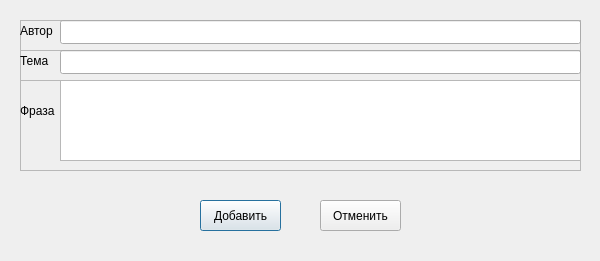
<?xml version="1.0" encoding="UTF-8"?>
<ui version="4.0">
 <class>AddItemDialog</class>
 <widget class="QDialog" name="AddItemDialog">
  <property name="geometry">
   <rect>
    <x>0</x>
    <y>0</y>
    <width>600</width>
    <height>261</height>
   </rect>
  </property>
  <property name="minimumSize">
   <size>
    <width>600</width>
    <height>261</height>
   </size>
  </property>
  <property name="maximumSize">
   <size>
    <width>600</width>
    <height>261</height>
   </size>
  </property>
  <property name="windowTitle">
   <string>Добавление фразы</string>
  </property>
  <property name="windowIcon">
   <iconset resource="resources.qrc">
    <normaloff>:/Resources/window-icon.png</normaloff>:/Resources/window-icon.png</iconset>
  </property>
  <widget class="QFrame" name="editFrame">
   <property name="geometry">
    <rect>
     <x>20</x>
     <y>20</y>
     <width>561</width>
     <height>151</height>
    </rect>
   </property>
   <property name="frameShape">
    <enum>QFrame::StyledPanel</enum>
   </property>
   <property name="frameShadow">
    <enum>QFrame::Raised</enum>
   </property>
   <widget class="QFrame" name="authorFrame">
    <property name="geometry">
     <rect>
      <x>0</x>
      <y>0</y>
      <width>561</width>
      <height>31</height>
     </rect>
    </property>
    <property name="frameShape">
     <enum>QFrame::StyledPanel</enum>
    </property>
    <property name="frameShadow">
     <enum>QFrame::Raised</enum>
    </property>
    <widget class="QLabel" name="authorLabel">
     <property name="geometry">
      <rect>
       <x>0</x>
       <y>0</y>
       <width>41</width>
       <height>21</height>
      </rect>
     </property>
     <property name="text">
      <string>Автор</string>
     </property>
    </widget>
    <widget class="QLineEdit" name="authorLineEdit">
     <property name="geometry">
      <rect>
       <x>40</x>
       <y>0</y>
       <width>521</width>
       <height>24</height>
      </rect>
     </property>
    </widget>
   </widget>
   <widget class="QFrame" name="themeFrame">
    <property name="geometry">
     <rect>
      <x>0</x>
      <y>30</y>
      <width>561</width>
      <height>31</height>
     </rect>
    </property>
    <property name="frameShape">
     <enum>QFrame::StyledPanel</enum>
    </property>
    <property name="frameShadow">
     <enum>QFrame::Raised</enum>
    </property>
    <widget class="QLabel" name="themeLabel">
     <property name="geometry">
      <rect>
       <x>0</x>
       <y>0</y>
       <width>31</width>
       <height>21</height>
      </rect>
     </property>
     <property name="text">
      <string>Тема</string>
     </property>
    </widget>
    <widget class="QLineEdit" name="themeLineEdit">
     <property name="geometry">
      <rect>
       <x>40</x>
       <y>0</y>
       <width>521</width>
       <height>24</height>
      </rect>
     </property>
    </widget>
   </widget>
   <widget class="QFrame" name="phraseFrame">
    <property name="geometry">
     <rect>
      <x>0</x>
      <y>60</y>
      <width>561</width>
      <height>91</height>
     </rect>
    </property>
    <property name="frameShape">
     <enum>QFrame::StyledPanel</enum>
    </property>
    <property name="frameShadow">
     <enum>QFrame::Raised</enum>
    </property>
    <widget class="QLabel" name="phraseLabel">
     <property name="geometry">
      <rect>
       <x>0</x>
       <y>20</y>
       <width>41</width>
       <height>21</height>
      </rect>
     </property>
     <property name="text">
      <string>Фраза</string>
     </property>
    </widget>
    <widget class="QTextEdit" name="phraseTextEdit">
     <property name="geometry">
      <rect>
       <x>40</x>
       <y>0</y>
       <width>521</width>
       <height>81</height>
      </rect>
     </property>
    </widget>
   </widget>
  </widget>
  <widget class="QPushButton" name="acceptButton">
   <property name="geometry">
    <rect>
     <x>200</x>
     <y>200</y>
     <width>81</width>
     <height>31</height>
    </rect>
   </property>
   <property name="text">
    <string>Добавить</string>
   </property>
  </widget>
  <widget class="QPushButton" name="cancelButton">
   <property name="geometry">
    <rect>
     <x>320</x>
     <y>200</y>
     <width>81</width>
     <height>31</height>
    </rect>
   </property>
   <property name="text">
    <string>Отменить</string>
   </property>
  </widget>
 </widget>
 <resources>
  <include location="resources.qrc"/>
 </resources>
 <connections/>
</ui>
